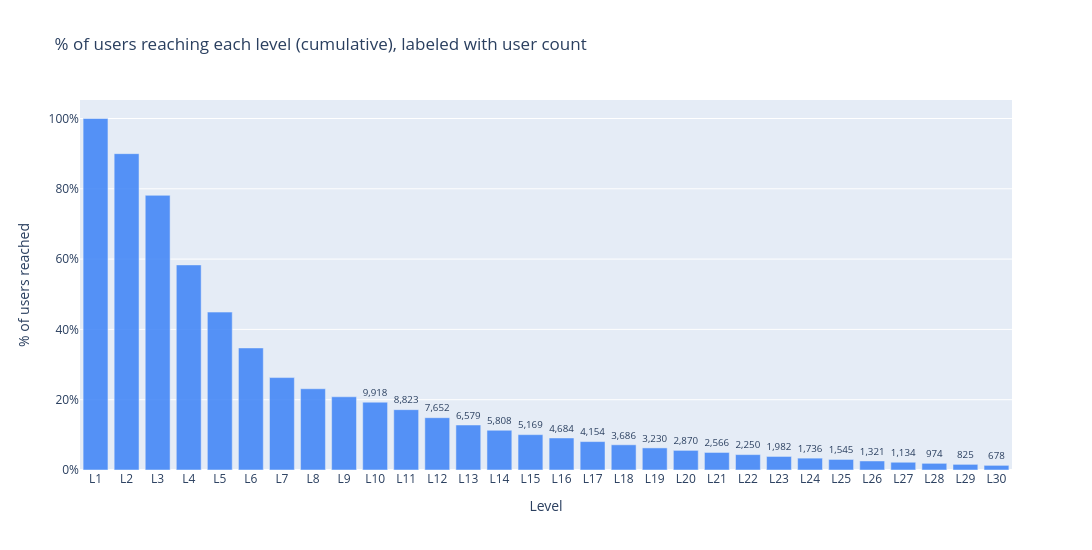

Source (notebook cell):
### Code cell
# Chart 2 — % of users reaching each level (cumulative), vertical bar chart with user counts
fig = go.Figure(go.Bar(
    x=[f'L{l}' for l in funnel['level']],
    y=funnel['pct_reached'],
    text=funnel['users_reached'].apply(lambda u: f'{u:,}'),
    textposition='outside',
    marker_color='rgba(59,130,246,0.85)',
    hovertemplate='%{x}: %{y:.1%} reached<br>n=%{text} users<extra></extra>',
))

fig.update_layout(
    title='% of users reaching each level (cumulative), labeled with user count',
    xaxis_title='Level',
    yaxis_title='% of users reached',
    yaxis_tickformat='.0%',
    width=1200, height=550,
    uniformtext_minsize=8,
    uniformtext_mode='hide',
)
fig.show()

### Figure 1 — Plotly figure (JSON) as saved in the notebook; plotly's stock layout.template omitted (floating-point values rounded to 4 significant figures)
{"data": [{"hovertemplate": "%{x}: %{y:.1%} reached<br>n=%{text} users<extra></extra>", "marker": {"color": "rgba(59,130,246,0.85)"}, "text": ["51,404", "46,263", "40,167", "29,992", "23,092", "17,849", "13,516", "11,884", "10,707", "9,918", "8,823", "7,652", "6,579", "5,808", "5,169", "4,684", "4,154", "3,686", "3,230", "2,870", "2,566", "2,250", "1,982", "1,736", "1,545", "1,321", "1,134", "974", "825", "678"], "textposition": "outside", "type": "bar", "x": ["L1", "L2", "L3", "L4", "L5", "L6", "L7", "L8", "L9", "L10", "L11", "L12", "L13", "L14", "L15", "L16", "L17", "L18", "L19", "L20", "L21", "L22", "L23", "L24", "L25", "L26", "L27", "L28", "L29", "L30"], "y": [1.0, 0.9, 0.7814, 0.5835, 0.4492, 0.3472, 0.2629, 0.2312, 0.2083, 0.1929, 0.1716, 0.1489, 0.128, 0.113, 0.1006, 0.09112, 0.08081, 0.07171, 0.06284, 0.05583, 0.04992, 0.04377, 0.03856, 0.03377, 0.03006, 0.0257, 0.02206, 0.01895, 0.01605, 0.01319]}], "layout": {"height": 550, "title": {"text": "% of users reaching each level (cumulative), labeled with user count"}, "uniformtext": {"minsize": 8, "mode": "hide"}, "width": 1200, "xaxis": {"title": {"text": "Level"}}, "yaxis": {"tickformat": ".0%", "title": {"text": "% of users reached"}}}}
